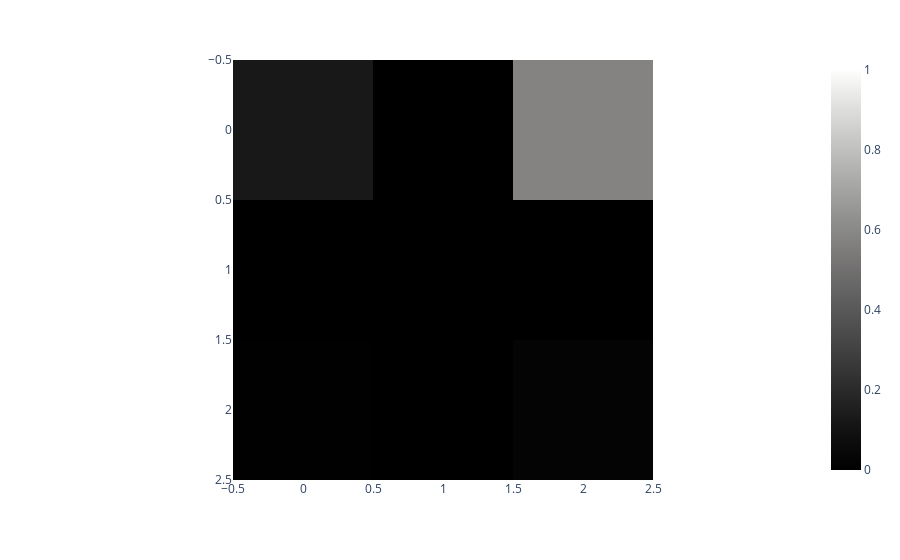

Notebook cell for this chart:
### Code cell
state = np.array([[0, -1, 0], [0, 1, 0], [0, 1, 0]])

fig = px.imshow([[agent.Q[(state,(0,0))], agent.Q[(state,(0,1))], agent.Q[(state,(0,2))]],
                 [agent.Q[(state,(1,0))], agent.Q[(state,(1,1))], agent.Q[(state,(1,2))]],
                 [agent.Q[(state,(2,0))], agent.Q[(state,(2,1))], agent.Q[(state,(2,2))]]], color_continuous_scale='gray',range_color=(0,1))
fig.show()

### Figure 1 — Plotly figure (JSON) as saved in the notebook; plotly's stock layout.template omitted (floating-point values rounded to 4 significant figures)
{"data": [{"coloraxis": "coloraxis", "hovertemplate": "x: %{x}<br>y: %{y}<br>color: %{z}<extra></extra>", "name": "0", "type": "heatmap", "xaxis": "x", "yaxis": "y", "z": [[0.1249, 0, 0.5786], [-0.08308, 0, -0.1249], [0.006755, 0, 0.02545]]}], "layout": {"coloraxis": {"cmax": 1, "cmin": 0, "colorscale": [[0, "rgb(0, 0, 0)"], [0.09091, "rgb(16, 16, 16)"], [0.1818, "rgb(38, 38, 38)"], [0.2727, "rgb(59, 59, 59)"], [0.3636, "rgb(81, 80, 80)"], [0.4545, "rgb(102, 101, 101)"], [0.5455, "rgb(124, 123, 122)"], [0.6364, "rgb(146, 146, 145)"], [0.7273, "rgb(171, 171, 170)"], [0.8182, "rgb(197, 197, 195)"], [0.9091, "rgb(224, 224, 223)"], [1, "rgb(254, 254, 253)"]]}, "margin": {"t": 60}, "xaxis": {"anchor": "y", "constrain": "domain", "domain": [0, 1], "scaleanchor": "y"}, "yaxis": {"anchor": "x", "autorange": "reversed", "constrain": "domain", "domain": [0, 1]}}}
